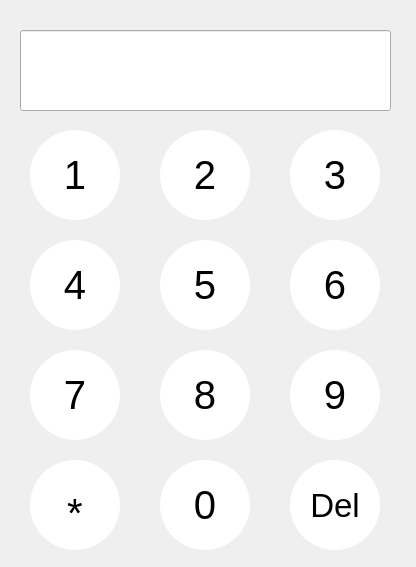
<?xml version="1.0" encoding="UTF-8"?>
<ui version="4.0">
 <class>Dialog</class>
 <widget class="QDialog" name="Dialog">
  <property name="geometry">
   <rect>
    <x>0</x>
    <y>0</y>
    <width>416</width>
    <height>567</height>
   </rect>
  </property>
  <property name="windowTitle">
   <string>Dialog</string>
  </property>
  <widget class="QLineEdit" name="pin">
   <property name="geometry">
    <rect>
     <x>20</x>
     <y>30</y>
     <width>371</width>
     <height>81</height>
    </rect>
   </property>
   <property name="font">
    <font>
     <pointsize>30</pointsize>
    </font>
   </property>
   <property name="styleSheet">
    <string notr="true">padding: 0 20px;</string>
   </property>
   <property name="echoMode">
    <enum>QLineEdit::Password</enum>
   </property>
  </widget>
  <widget class="QPushButton" name="btn1">
   <property name="geometry">
    <rect>
     <x>30</x>
     <y>130</y>
     <width>90</width>
     <height>90</height>
    </rect>
   </property>
   <property name="font">
    <font>
     <pointsize>30</pointsize>
    </font>
   </property>
   <property name="styleSheet">
    <string notr="true">QPushButton {
border-radius:45%;
background: white;
}
QPushButton:pressed{
background: #ccc;
}</string>
   </property>
   <property name="text">
    <string>1</string>
   </property>
   <property name="shortcut">
    <string>1</string>
   </property>
  </widget>
  <widget class="QPushButton" name="btn2">
   <property name="geometry">
    <rect>
     <x>160</x>
     <y>130</y>
     <width>90</width>
     <height>90</height>
    </rect>
   </property>
   <property name="font">
    <font>
     <pointsize>30</pointsize>
    </font>
   </property>
   <property name="styleSheet">
    <string notr="true">border-radius:45%;
background: white;</string>
   </property>
   <property name="text">
    <string>2</string>
   </property>
  </widget>
  <widget class="QPushButton" name="btn3">
   <property name="geometry">
    <rect>
     <x>290</x>
     <y>130</y>
     <width>90</width>
     <height>90</height>
    </rect>
   </property>
   <property name="font">
    <font>
     <pointsize>30</pointsize>
    </font>
   </property>
   <property name="styleSheet">
    <string notr="true">border-radius:45%;
background: white;</string>
   </property>
   <property name="text">
    <string>3</string>
   </property>
   <property name="shortcut">
    <string>1</string>
   </property>
  </widget>
  <widget class="QPushButton" name="btn5">
   <property name="geometry">
    <rect>
     <x>160</x>
     <y>240</y>
     <width>90</width>
     <height>90</height>
    </rect>
   </property>
   <property name="font">
    <font>
     <pointsize>30</pointsize>
    </font>
   </property>
   <property name="styleSheet">
    <string notr="true">border-radius:45%;
background: white;</string>
   </property>
   <property name="text">
    <string>5</string>
   </property>
  </widget>
  <widget class="QPushButton" name="btn4">
   <property name="geometry">
    <rect>
     <x>30</x>
     <y>240</y>
     <width>90</width>
     <height>90</height>
    </rect>
   </property>
   <property name="font">
    <font>
     <pointsize>30</pointsize>
    </font>
   </property>
   <property name="styleSheet">
    <string notr="true">border-radius:45%;
background: white;</string>
   </property>
   <property name="text">
    <string>4</string>
   </property>
  </widget>
  <widget class="QPushButton" name="btn6">
   <property name="geometry">
    <rect>
     <x>290</x>
     <y>240</y>
     <width>90</width>
     <height>90</height>
    </rect>
   </property>
   <property name="font">
    <font>
     <pointsize>30</pointsize>
    </font>
   </property>
   <property name="styleSheet">
    <string notr="true">border-radius:45%;
background: white;</string>
   </property>
   <property name="text">
    <string>6</string>
   </property>
  </widget>
  <widget class="QPushButton" name="btn8">
   <property name="geometry">
    <rect>
     <x>160</x>
     <y>350</y>
     <width>90</width>
     <height>90</height>
    </rect>
   </property>
   <property name="font">
    <font>
     <pointsize>30</pointsize>
    </font>
   </property>
   <property name="styleSheet">
    <string notr="true">border-radius:45%;
background: white;</string>
   </property>
   <property name="text">
    <string>8</string>
   </property>
  </widget>
  <widget class="QPushButton" name="btn9">
   <property name="geometry">
    <rect>
     <x>290</x>
     <y>350</y>
     <width>90</width>
     <height>90</height>
    </rect>
   </property>
   <property name="font">
    <font>
     <pointsize>30</pointsize>
    </font>
   </property>
   <property name="styleSheet">
    <string notr="true">border-radius:45%;
background: white;</string>
   </property>
   <property name="text">
    <string>9</string>
   </property>
  </widget>
  <widget class="QPushButton" name="btn7">
   <property name="geometry">
    <rect>
     <x>30</x>
     <y>350</y>
     <width>90</width>
     <height>90</height>
    </rect>
   </property>
   <property name="font">
    <font>
     <pointsize>30</pointsize>
    </font>
   </property>
   <property name="styleSheet">
    <string notr="true">border-radius:45%;
background: white;</string>
   </property>
   <property name="text">
    <string>7</string>
   </property>
  </widget>
  <widget class="QPushButton" name="btn0">
   <property name="geometry">
    <rect>
     <x>160</x>
     <y>460</y>
     <width>90</width>
     <height>90</height>
    </rect>
   </property>
   <property name="font">
    <font>
     <pointsize>30</pointsize>
    </font>
   </property>
   <property name="styleSheet">
    <string notr="true">border-radius:45%;
background: white;</string>
   </property>
   <property name="text">
    <string>0</string>
   </property>
  </widget>
  <widget class="QPushButton" name="btnHashtag">
   <property name="geometry">
    <rect>
     <x>290</x>
     <y>460</y>
     <width>90</width>
     <height>90</height>
    </rect>
   </property>
   <property name="font">
    <font>
     <pointsize>25</pointsize>
    </font>
   </property>
   <property name="styleSheet">
    <string notr="true">border-radius:45%;
background: white;</string>
   </property>
   <property name="text">
    <string>Del</string>
   </property>
  </widget>
  <widget class="QPushButton" name="btnAsterisk">
   <property name="geometry">
    <rect>
     <x>30</x>
     <y>460</y>
     <width>90</width>
     <height>90</height>
    </rect>
   </property>
   <property name="font">
    <font>
     <pointsize>30</pointsize>
     <kerning>false</kerning>
    </font>
   </property>
   <property name="styleSheet">
    <string notr="true">border-radius:45%;
background: white;
padding-top:15px;</string>
   </property>
   <property name="text">
    <string>*</string>
   </property>
  </widget>
 </widget>
 <resources/>
 <connections/>
</ui>
